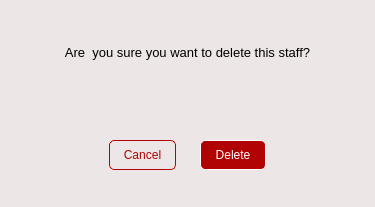
<?xml version="1.0" encoding="UTF-8"?>
<ui version="4.0">
 <class>Dialog</class>
 <widget class="QDialog" name="Dialog">
  <property name="geometry">
   <rect>
    <x>0</x>
    <y>0</y>
    <width>375</width>
    <height>207</height>
   </rect>
  </property>
  <property name="windowTitle">
   <string>Dialog</string>
  </property>
  <layout class="QVBoxLayout" name="verticalLayout">
   <property name="spacing">
    <number>0</number>
   </property>
   <property name="leftMargin">
    <number>0</number>
   </property>
   <property name="topMargin">
    <number>0</number>
   </property>
   <property name="rightMargin">
    <number>0</number>
   </property>
   <property name="bottomMargin">
    <number>0</number>
   </property>
   <item>
    <widget class="QWidget" name="widget" native="true">
     <property name="styleSheet">
      <string notr="true">background-color: rgb(236, 230, 230);</string>
     </property>
     <layout class="QHBoxLayout" name="horizontalLayout">
      <item>
       <widget class="QWidget" name="widget_3" native="true">
        <layout class="QHBoxLayout" name="horizontalLayout_2">
         <item>
          <widget class="QLabel" name="label">
           <property name="font">
            <font>
             <pointsize>10</pointsize>
            </font>
           </property>
           <property name="styleSheet">
            <string notr="true"/>
           </property>
           <property name="text">
            <string>Are  you sure you want to delete this staff?</string>
           </property>
           <property name="alignment">
            <set>Qt::AlignCenter</set>
           </property>
          </widget>
         </item>
        </layout>
       </widget>
      </item>
     </layout>
    </widget>
   </item>
   <item>
    <widget class="QWidget" name="widget_2" native="true">
     <property name="styleSheet">
      <string notr="true">background-color: rgb(236, 230, 230);</string>
     </property>
     <layout class="QHBoxLayout" name="horizontalLayout_3" stretch="0,0,0,0">
      <item>
       <widget class="QWidget" name="widget_4" native="true"/>
      </item>
      <item>
       <widget class="QWidget" name="widget_5" native="true">
        <layout class="QHBoxLayout" name="horizontalLayout_4">
         <item>
          <widget class="QPushButton" name="cancelbtn">
           <property name="styleSheet">
            <string notr="true">#cancelbtn{
background-color: #ECE6E6;
border: 1px solid #B10303;
color: #B10303;
border-radius: 5px;
padding: 7px;
}</string>
           </property>
           <property name="text">
            <string>Cancel</string>
           </property>
          </widget>
         </item>
        </layout>
       </widget>
      </item>
      <item>
       <widget class="QWidget" name="widget_6" native="true">
        <layout class="QHBoxLayout" name="horizontalLayout_5">
         <item>
          <widget class="QPushButton" name="deletebtn">
           <property name="styleSheet">
            <string notr="true">#deletebtn{
background-color: #B10303;
border: 1px solid white;
border-radius: 5px;
padding: 7px;
color: white;
}

#deletebtn:hover{
color:black;
}</string>
           </property>
           <property name="text">
            <string>Delete</string>
           </property>
          </widget>
         </item>
        </layout>
       </widget>
      </item>
      <item>
       <widget class="QWidget" name="widget_7" native="true"/>
      </item>
     </layout>
    </widget>
   </item>
  </layout>
 </widget>
 <resources/>
 <connections/>
</ui>
